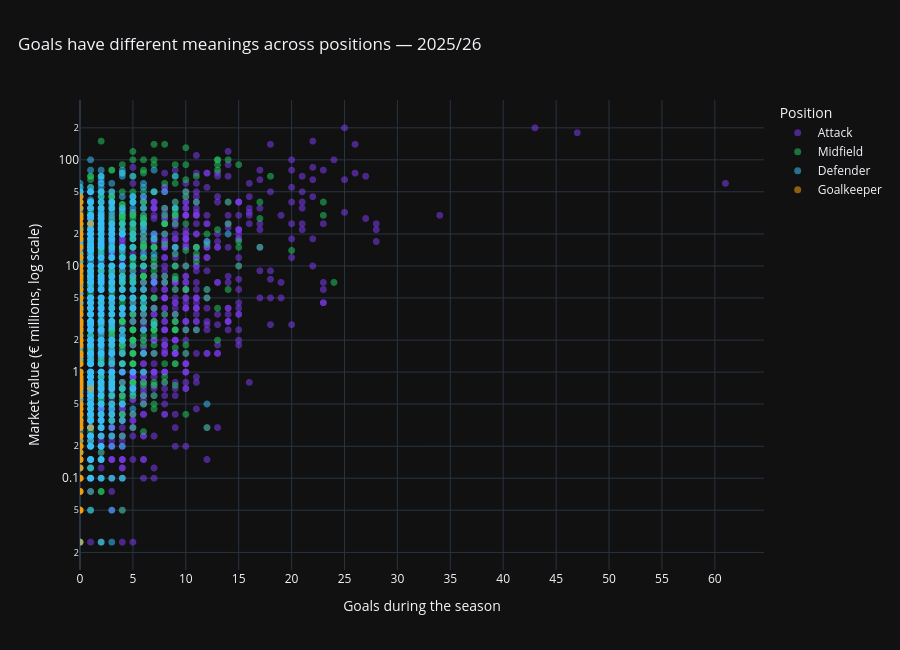

Write notebook code for a chart like this one.
### Markdown cell above
### Interpretation

Attackers, midfielders, and defenders share the same €0.30M median market value in the full dataset, while goalkeepers have a lower median of €0.15M.

The tied outfield medians do not prove that position is irrelevant. Transfermarkt values are rounded, and this raw comparison mixes players from different ages, leagues, clubs, and performance levels. Position may become more informative after controlling for those factors.

Position is especially important when interpreting performance statistics. For example, zero goals is normal for a goalkeeper but may be concerning for a striker. We will therefore one-hot encode position and later investigate position-aware relationships.

### Code cell
# ============================================================
# GOALS VERSUS MARKET VALUE BY POSITION
# ============================================================

# Load only the appearance columns required for this chart.
# This uses less memory than loading all 13 columns.
appearance_data = pd.read_csv(
    PROJECT_ROOT
    / "data"
    / "raw"
    / "appearances.csv",
    usecols=[
        "game_id",
        "player_id",
        "date",
        "goals",
        "assists",
        "minutes_played",
    ],
    parse_dates=["date"],
)


# ------------------------------------------------------------
# Define the latest European-season analysis window
# ------------------------------------------------------------

latest_appearance_date = appearance_data["date"].max()

# European football seasons normally begin around July.
if latest_appearance_date.month >= 7:
    season_start_year = latest_appearance_date.year
else:
    season_start_year = (
        latest_appearance_date.year - 1
    )

season_start_date = pd.Timestamp(
    year=season_start_year,
    month=7,
    day=1,
)

season_end_date = latest_appearance_date

season_label = (
    f"{season_start_year}/"
    f"{str(season_start_year + 1)[-2:]}"
)

print(f"Analysis window: {season_label}")
print(
    f"Dates: {season_start_date.date()} "
    f"to {season_end_date.date()}"
)


# Keep appearances inside the latest season window.
latest_season_appearances = appearance_data[
    appearance_data["date"].between(
        season_start_date,
        season_end_date,
    )
].copy()


# ------------------------------------------------------------
# Aggregate matches into one row per player
# ------------------------------------------------------------

season_stats = (
    latest_season_appearances
    .groupby("player_id", as_index=False)
    .agg(
        goals=("goals", "sum"),
        assists=("assists", "sum"),
        minutes_played=(
            "minutes_played",
            "sum",
        ),
        appearances=("game_id", "nunique"),
    )
)

print(
    "Players before the minutes filter: "
    f"{len(season_stats):,}"
)

# Remove players with tiny, unreliable samples.
season_stats = season_stats[
    season_stats["minutes_played"] >= 300
].copy()

print(
    "Players with at least 300 minutes: "
    f"{len(season_stats):,}"
)


# ------------------------------------------------------------
# Align market values with the end of the season
# ------------------------------------------------------------

valuation_data = pd.read_csv(
    PROJECT_ROOT
    / "data"
    / "raw"
    / "player_valuations.csv",
    usecols=[
        "player_id",
        "date",
        "market_value_in_eur",
    ],
    parse_dates=["date"],
)

# Do not use a valuation recorded after the analysis window.
valuation_data = valuation_data[
    valuation_data["date"] <= season_end_date
].copy()

# Select the most recent available valuation for each player.
latest_player_values = (
    valuation_data
    .sort_values(
        ["player_id", "date"]
    )
    .groupby(
        "player_id",
        as_index=False,
    )
    .tail(1)
    .rename(
        columns={
            "date": "valuation_date",
        }
    )
)


# ------------------------------------------------------------
# Add player names, positions, and aligned values
# ------------------------------------------------------------

player_metadata = (
    players[
        [
            "player_id",
            "name",
            "position",
        ]
    ]
    .drop_duplicates("player_id")
)

scatter_data = (
    season_stats
    .merge(
        player_metadata,
        on="player_id",
        how="inner",
    )
    .merge(
        latest_player_values,
        on="player_id",
        how="inner",
    )
)

valid_positions = [
    "Attack",
    "Midfield",
    "Defender",
    "Goalkeeper",
]

scatter_data = scatter_data[
    scatter_data["position"].isin(
        valid_positions
    )
    & (
        scatter_data["market_value_in_eur"]
        > 0
    )
].copy()

scatter_data["market_value_millions"] = (
    scatter_data["market_value_in_eur"]
    / 1_000_000
)

print(
    "Players in the final chart: "
    f"{len(scatter_data):,}"
)


# Show how many players appear in each position group.
position_counts = (
    scatter_data
    .groupby("position", as_index=False)
    .agg(
        players=("player_id", "nunique"),
        median_goals=("goals", "median"),
        median_value_millions=(
            "market_value_millions",
            "median",
        ),
    )
    .sort_values(
        "median_value_millions",
        ascending=False,
    )
)

display(position_counts)


# ------------------------------------------------------------
# Create the scatter plot
# ------------------------------------------------------------

position_colors = {
    "Attack": "#7C3AED",
    "Midfield": "#22C55E",
    "Defender": "#38BDF8",
    "Goalkeeper": "#F59E0B",
}

fig = go.Figure()

for position in valid_positions:
    position_frame = scatter_data[
        scatter_data["position"] == position
    ]

    fig.add_trace(
        go.Scattergl(
            x=position_frame["goals"],
            y=position_frame[
                "market_value_millions"
            ],
            mode="markers",
            name=position,
            marker={
                "color": position_colors[position],
                "size": 7,
                "opacity": 0.55,
            },
            customdata=position_frame[
                [
                    "name",
                    "assists",
                    "minutes_played",
                    "appearances",
                ]
            ].to_numpy(),
            hovertemplate=(
                "<b>%{customdata[0]}</b>"
                f"<br>Position: {position}"
                "<br>Goals: %{x}"
                "<br>Assists: %{customdata[1]}"
                "<br>Minutes: %{customdata[2]:,}"
                "<br>Appearances: %{customdata[3]}"
                "<br>Market value: €%{y:.2f}M"
                "<extra></extra>"
            ),
        )
    )


# ------------------------------------------------------------
# Style the chart
# ------------------------------------------------------------

fig.update_layout(
    template=PLOT_TEMPLATE,
    title={
        "text": (
            f"Goals have different meanings "
            f"across positions — {season_label}"
        ),
        "x": 0.02,
    },
    xaxis_title="Goals during the season",
    yaxis_title=(
        "Market value (€ millions, log scale)"
    ),
    height=650,
    legend_title_text="Position",
    hovermode="closest",
)

fig.update_xaxes(
    rangemode="tozero",
    dtick=5,
)

# The visual log scale prevents €100M players from
# compressing most players against the bottom.
fig.update_yaxes(
    type="log",
)

fig.show()

### Figure 1 — Plotly figure (JSON) as saved in the notebook; plotly's stock layout.template omitted (floating-point values rounded to 4 significant figures; data arrays with more than 128 entries replaced by an {"elided": "..."} marker saying what was removed)
{"data": [{"customdata": {"elided": "1640x4 mixed values"}, "hovertemplate": "<b>%{customdata[0]}</b><br>Position: Attack<br>Goals: %{x}<br>Assists: %{customdata[1]}<br>Minutes: %{customdata[2]:,}<br>Appearances: %{customdata[3]}<br>Market value: €%{y:.2f}M<extra></extra>", "marker": {"color": "#7C3AED", "opacity": 0.55, "size": 7}, "mode": "markers", "name": "Attack", "type": "scattergl", "x": {"elided": "1640 int values"}, "y": {"elided": "1640 float values"}}, {"customdata": {"elided": "1742x4 mixed values"}, "hovertemplate": "<b>%{customdata[0]}</b><br>Position: Midfield<br>Goals: %{x}<br>Assists: %{customdata[1]}<br>Minutes: %{customdata[2]:,}<br>Appearances: %{customdata[3]}<br>Market value: €%{y:.2f}M<extra></extra>", "marker": {"color": "#22C55E", "opacity": 0.55, "size": 7}, "mode": "markers", "name": "Midfield", "type": "scattergl", "x": {"elided": "1742 int values"}, "y": {"elided": "1742 float values"}}, {"customdata": {"elided": "2092x4 mixed values"}, "hovertemplate": "<b>%{customdata[0]}</b><br>Position: Defender<br>Goals: %{x}<br>Assists: %{customdata[1]}<br>Minutes: %{customdata[2]:,}<br>Appearances: %{customdata[3]}<br>Market value: €%{y:.2f}M<extra></extra>", "marker": {"color": "#38BDF8", "opacity": 0.55, "size": 7}, "mode": "markers", "name": "Defender", "type": "scattergl", "x": {"elided": "2092 int values"}, "y": {"elided": "2092 float values"}}, {"customdata": {"elided": "494x4 mixed values"}, "hovertemplate": "<b>%{customdata[0]}</b><br>Position: Goalkeeper<br>Goals: %{x}<br>Assists: %{customdata[1]}<br>Minutes: %{customdata[2]:,}<br>Appearances: %{customdata[3]}<br>Market value: €%{y:.2f}M<extra></extra>", "marker": {"color": "#F59E0B", "opacity": 0.55, "size": 7}, "mode": "markers", "name": "Goalkeeper", "type": "scattergl", "x": {"elided": "494 int values"}, "y": {"elided": "494 float values"}}], "layout": {"height": 650, "hovermode": "closest", "legend": {"title": {"text": "Position"}}, "title": {"text": "Goals have different meanings across positions — 2025/26", "x": 0.02}, "xaxis": {"dtick": 5, "rangemode": "tozero", "title": {"text": "Goals during the season"}}, "yaxis": {"title": {"text": "Market value (€ millions, log scale)"}, "type": "log"}}}
